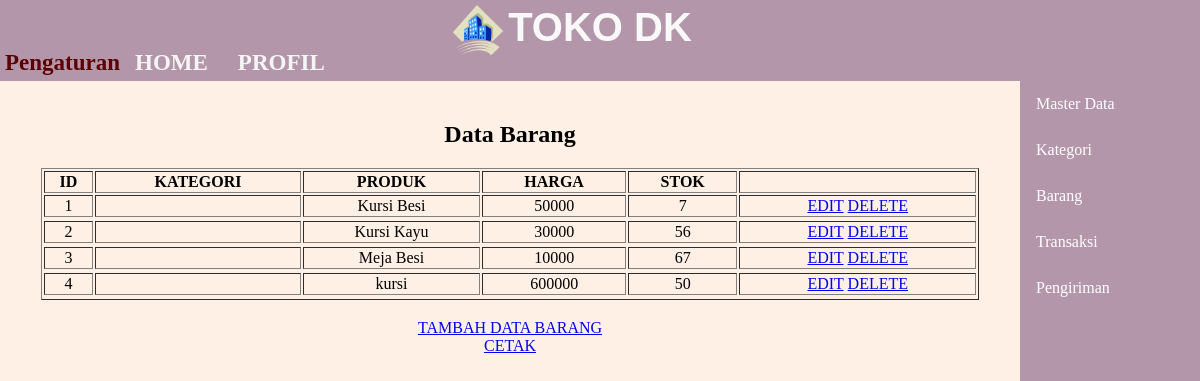
The page /index.php?page=barang (signed in) on the database its author committed.
### tables this page shows
CREATE TABLE IF NOT EXISTS `tb_barang` (
  `id` int NOT NULL,
  `id_kategori` int DEFAULT NULL,
  `nama` varchar(50) DEFAULT NULL,
  `harga` int DEFAULT NULL,
  `stok` int DEFAULT NULL,
  `foto` varchar(100) DEFAULT NULL,
  `detail` text,
  PRIMARY KEY (`id`),
  KEY `id_kategori` (`id_kategori`)
);

### barang/index.php (the view)
<?php
if(isset($_GET['action'])){
	$aksi = $_GET['action'];
	switch($aksi){
		case 'tambah':
			include'tambah.php';
		break;
		case 'ubah':
			include'edit.php';
		break;
		case 'hapus':
			include'delete.php';
		break;
		default:
			echo "<script>window.location='index.php';</script>";
		break;
	}
}else{
	?>
		<div class="barang-data">
			<h2>Data Barang</h2>
				<table border="1">
					<tr>
						<th>ID</th>
						<th>Kategori</th>
						<th>Produk</th>
						<th>Harga</th>
						<th>Stok</th>
						<th></th>
					</tr>
					<?php
					$query = mysqli_query($konek,"select tb_barang.*,tb_kategori.nama from tb_barang left join tb_kategori on id_kategori=tb_kategori.id order by tb_barang.id asc");
					if(mysqli_num_rows($query)==0){
						echo "<tr><td colspan=6>Tidak ada data</td></tr>";
					}else{
						while($rs = mysqli_fetch_row($query)){
							echo "<tr>
									<td>".$rs[0]."</td>
									<td>".$rs[7]."</td>
									<td>".$rs[2]."</td>
									<td>".$rs[3]."</td>
									<td>".$rs[4]."</td>
									<td><a href='?page=barang&action=ubah&id=".$rs[0]."'>EDIT</a>
										<a href='?page=barang&action=hapus&id=".$rs[0]."' ";?>onclick="return confirm('Apakah data ingin di hapus?')"<?php echo ">DELETE</a></td>
								<tr>";
						}
					}
					?>
				</table>
				<a href="?page=barang&action=tambah">TAMBAH DATA BARANG</a>
				<br><a href="barang/cetak.php" target="new_blank">CETAK</a>
		</div>
	<?php
} ?>

### index.php (style rules this page uses)
html, body { background-color: rgba(255,240,230); margin: 0; padding: 0; height: 100%; }
div.barang-data table { width: 100%; margin: 2% 0; }
div.barang-data table tr:nth-child(1) { text-transform: uppercase; }
div.barang-data, div.barang-aksi { text-align: center; padding: 2% 4%; }

### rows shown on the page
tb_barang: id "1", nama "Kursi Besi", harga "50000", stok "7"
tb_barang: id "2", nama "Kursi Kayu", harga "30000", stok "56"
tb_barang: id "3", nama "Meja Besi", harga "10000", stok "67"
tb_barang: id "4", nama "kursi", harga "600000", stok "50"
